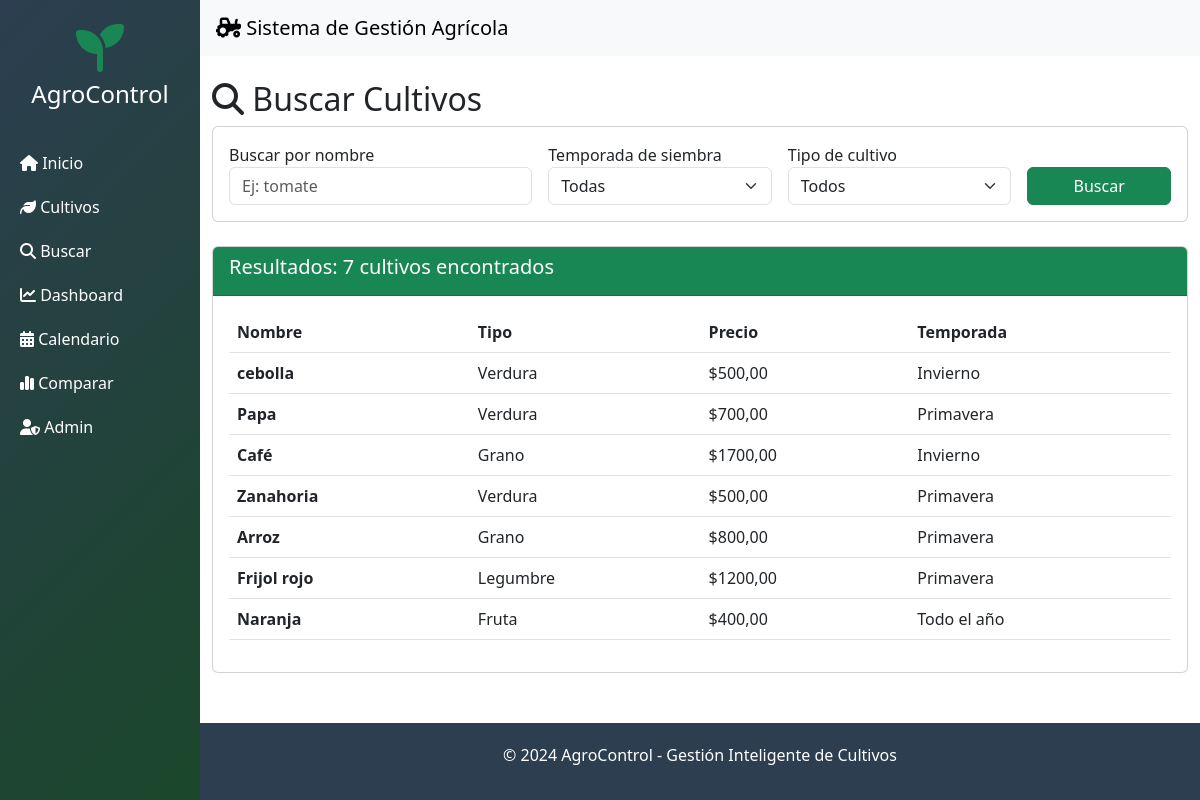
The page /buscar/ on the database its author committed.
### cultivos/models.py (models this page shows, shortened)
class Cultivo(models.Model):
    TEMPORADAS = [
        ('PRIMAVERA', 'Primavera'),
        ('VERANO', 'Verano'),
        ('OTOÑO', 'Otoño'),
        ('INVIERNO', 'Invierno'),
        ('TODO_EL_AÑO', 'Todo el año'),
    ]
    TIPOS = [
        ('GRANO', 'Grano'),
        ('FRUTA', 'Fruta'),
        ('VERDURA', 'Verdura'),
        ('TUBERCULO', 'Tubérculo'),
        ('LEGUMBRE', 'Legumbre'),
    ]
    nombre = models.CharField(max_length=100)
    tipo = models.CharField(max_length=20, choices=TIPOS, default='VERDURA')
    region = models.CharField(max_length=100)
    precio = models.DecimalField(max_digits=10, decimal_places=2)
    cantidad = models.IntegerField()
    temporada_siembra = models.CharField(max_length=20, choices=TEMPORADAS, default='PRIMAVERA')
    temporada_cosecha = models.CharField(max_length=20, choices=TEMPORADAS, default='VERANO')
    descripcion = models.TextField(blank=True, null=True)
    created_at = models.DateTimeField(auto_now_add=True)

### cultivos/views.py (the view)
# urls.py: path('buscar/', views.buscar_cultivos, name='buscar_cultivos'),
def buscar_cultivos(request):
    cultivos = Cultivo.objects.all()
    query = request.GET.get('q', '')
    if query:
        cultivos = cultivos.filter(nombre__icontains=query)
    temporada = request.GET.get('temporada', '')
    if temporada:
        cultivos = cultivos.filter(temporada_siembra=temporada)
    tipo = request.GET.get('tipo', '')
    if tipo:
        cultivos = cultivos.filter(tipo=tipo)
    precio_min = request.GET.get('precio_min', '')
    precio_max = request.GET.get('precio_max', '')
    if precio_min:
        cultivos = cultivos.filter(precio__gte=precio_min)
    if precio_max:
        cultivos = cultivos.filter(precio__lte=precio_max)
    context = {
        'cultivos': cultivos,
        'total_cultivos': cultivos.count(),
        'query': query,
        'tipos': Cultivo.TIPOS,
        'temporadas': Cultivo.TEMPORADAS,
    }
    return render(request, 'cultivos/buscar.html', context)

### cultivos/templates/cultivos/buscar.html (shortened to what this page needs)
{% extends 'base.html' %}
{% block contenido %}
<h2><i class="fas fa-search"></i> Buscar Cultivos</h2>
<div class="card mb-4">
    <div class="card-body">
        <form method="GET" class="row g-3">
            <div class="col-md-4">
                <label>Buscar por nombre</label>
                <input type="text" name="q" class="form-control" value="{{ query }}" placeholder="Ej: tomate">
            </div>
            <div class="col-md-3">
                <label>Temporada de siembra</label>
                <select name="temporada" class="form-select">
                    <option value="">Todas</option>
                </select>
            </div>
            <div class="col-md-3">
                <label>Tipo de cultivo</label>
                <select name="tipo" class="form-select">
                    <option value="">Todos</option>
                </select>
            </div>
            <div class="col-md-2">
                <label>&nbsp;</label>
                <button type="submit" class="btn btn-success w-100">Buscar</button>
            </div>
        </form>
    </div>
</div>
<div class="card">
    <div class="card-header bg-success text-white">
        <h5>Resultados: {{ total_cultivos }} cultivos encontrados</h5>
    </div>
    <div class="card-body">
        <div class="table-responsive">
            <table class="table table-hover">
                <thead>
                    <tr>
                        <th>Nombre</th>
                        <th>Tipo</th>
                        <th>Precio</th>
                        <th>Temporada</th>
                    </tr>
                </thead>
                <tbody>
                    {% for cultivo in cultivos %}
                    <tr>
                        <td><strong>{{ cultivo.nombre }}</strong></td>
                        <td>{{ cultivo.get_tipo_display }}</td>
                        <td>${{ cultivo.precio }}</td>
                        <td>{{ cultivo.get_temporada_siembra_display }}</td>
                    </tr>
                    {% empty %}
                    <tr>
                        <td colspan="4" class="text-center">No se encontraron cultivos</td>
                    </tr>
                    {% endfor %}
                </tbody>
            </table>
        </div>
    </div>
</div>
{% endblock %}

### rows shown on the page
Cultivo: nombre "cebolla", tipo "Verdura", precio "500,00", temporada_siembra "Invierno"
Cultivo: nombre "Papa", tipo "Verdura", precio "700,00", temporada_siembra "Primavera"
Cultivo: nombre "Café", tipo "Grano", precio "1700,00", temporada_siembra "Invierno"
Cultivo: nombre "Zanahoria", tipo "Verdura", precio "500,00", temporada_siembra "Primavera"
Cultivo: nombre "Arroz", tipo "Grano", precio "800,00", temporada_siembra "Primavera"
Cultivo: nombre "Frijol rojo", tipo "Legumbre", precio "1200,00", temporada_siembra "Primavera"
Cultivo: nombre "Naranja", tipo "Fruta", precio "400,00", temporada_siembra "Todo el año"

### other values the page prints
{{ total_cultivos }} "7"
